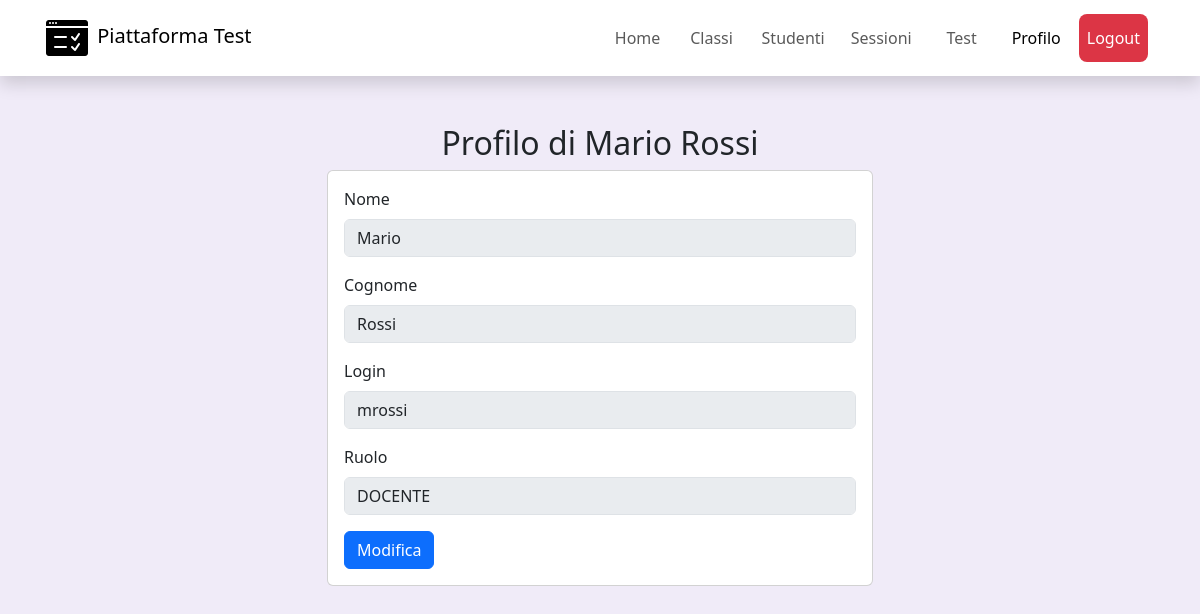
Page /frontend/views/profilo.php (signed in) on the committed database.
### tables this page shows
CREATE TABLE `utente` (
  `codice_fiscale` varchar(16) NOT NULL,
  `nome` varchar(50) NOT NULL,
  `cognome` varchar(50) NOT NULL,
  `login` varchar(50) NOT NULL,
  `password` varchar(100) NOT NULL,
  `ruolo` enum('STUDENTE','DOCENTE','','') NOT NULL DEFAULT 'STUDENTE'
);

### frontend/views/profilo.php (the view, shortened to what this page needs)
<?php
require("./../../backend/Include/db_connect.php");
$codice_fiscale = $_SESSION['user']['codice_fiscale'];
$SQL_query = "SELECT nome, cognome, login, ruolo FROM utente WHERE codice_fiscale = ?";
$stmt = $conn->prepare($SQL_query);
$stmt->bind_param("s", $codice_fiscale);
$stmt->execute();
$result = $stmt->get_result();
$user = $result->fetch_assoc();
?>
<!DOCTYPE html>
<html lang="it">
<head>
    <link href="https://cdn.jsdelivr.net/npm/bootstrap@5.3.0/dist/css/bootstrap.min.css" rel="stylesheet">
</head>
<body style="background-color: rgb(240, 235, 248);">
    <?php include("components/navbar.php"); ?>
    <div class="container mt-5">
        <h2 class="text-center">Profilo di <?php echo htmlspecialchars($user['nome']) . ' ' . htmlspecialchars($user['cognome']); ?></h2>
        <div class="row">
            <div class="col-md-6 offset-md-3">
                <div class="card">
                    <div class="card-body">
                            <div class="mb-3">
                                <label for="nome" class="form-label">Nome</label>
                                <input type="text" class="form-control" id="nome" name="nome" value="<?php echo htmlspecialchars($user['nome']); ?>" disabled>
                            </div>
                            <div class="mb-3">
                                <label for="cognome" class="form-label">Cognome</label>
                                <input type="text" class="form-control" id="cognome" name="cognome" value="<?php echo htmlspecialchars($user['cognome']); ?>" disabled>
                            </div>
                            <div class="mb-3">
                                <label for="login" class="form-label">Login</label>
                                <input type="text" class="form-control" id="login" name="login" value="<?php echo htmlspecialchars($user['login']); ?>" readonly disabled>
                            </div>
                            <div class="mb-3">
                                <label for="ruolo" class="form-label">Ruolo</label>
                                <input type="text" class="form-control" id="ruolo" name="ruolo" value="<?php echo htmlspecialchars($user['ruolo']); ?>" readonly disabled>
                            </div>
                            <button class="btn btn-primary" id="edit_save_button" data-action="edit">Modifica</button>
                    </div>
                </div>
            </div>
        </div>
    </div>
</body>
</html>

### rows in the picture
utente: nome "Mario", cognome "Rossi", login "mrossi", ruolo "DOCENTE"
